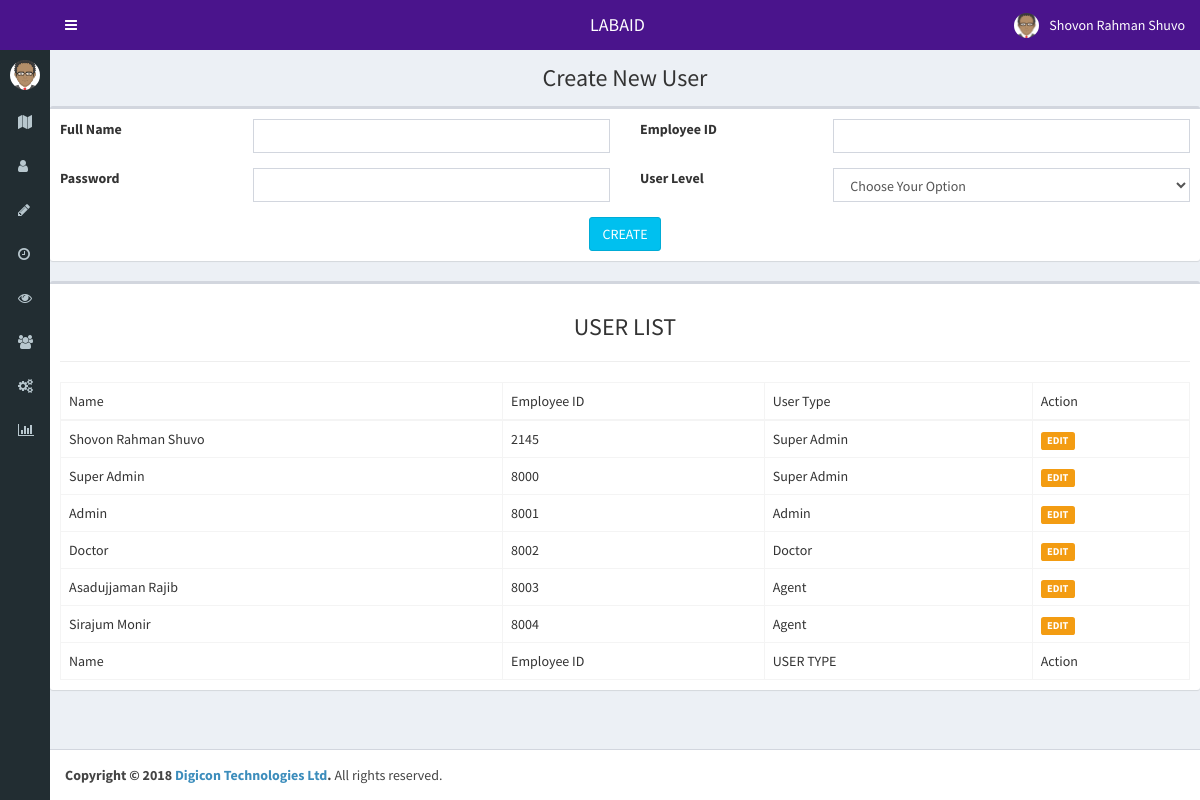
The app's page /user/index.php (signed in) with its own data.
### tables this page shows
CREATE TABLE `user` (
  `id` int(11) NOT NULL AUTO_INCREMENT,
  `full_name` varchar(128) NOT NULL,
  `employee_id` int(128) NOT NULL,
  `password` varchar(128) NOT NULL,
  `user_level` int(1) NOT NULL COMMENT ' super admin = 1;admin=2;doctor = 3;agent = 4;receptionist = 5;',
  PRIMARY KEY (`id`)
);

### user/index.php (the view, shortened to what this page needs)
<?php
  include ('../dbconfig.php');
?>
<!DOCTYPE html>
<html>
<head>
  <?php include('../header.php')?>
</head>
<body class="hold-transition skin-blue sidebar-mini sidebar-collapse">
<div class="wrapper">
  <?php include('../nav.php');?>
  <div class="content-wrapper">
    <section class="content-header">
      <h1 class="text-center">
        Create New User
      </h1>
    </section>
    <section class="content">
        <div class="row">
          <div class="box">
            <div class="box-body">
              <form action="index.php" method="post">
                <div class="form-group row">
                  <label for="full_name" class="col-sm-2 col-form-label">Full Name</label></label>
                  <div class="col-sm-4">
                    <input  type="text" class="form-control" id="full_name" name="full_name">
                  </div>
                  <label for="employee_id" class="col-sm-2 col-form-label">Employee ID</label></label>
                  <div class="col-sm-4">
                    <input  type="text" class="form-control" id="employee_id" name="employee_id">
                  </div>
                </div>
                <div class="form-group row">
                  <label for="password" class="col-sm-2 col-form-label">Password</label></label>
                  <div class="col-sm-4">
                    <input  type="password" class="form-control" id="password" name="password"  minlength="6" maxlength="10" size="10">
                  </div>
                  <label for="user_level" class="col-sm-2 col-form-label">User Level</label></label>
                  <div class="col-sm-4">
                    <select class="form-control" name="user_level" id="user_level" required>
                      <option value="">Choose Your Option</option>
                    </select>
                  </div>
                </div>
                <center><button class="btn btn-info" type="submit" name="create">CREATE</button></center>
              </form>
            </div>
          </div>
          <div class="box">
            <div class="box-body">
              <center><h3>USER LIST</h3></center>
              <hr>
              <table id="" class="table table-bordered">
                <thead>
                  <tr>
                    <td>Name</td>
                    <td>Employee ID</td>
                    <td>User Type</td>
                    <td>Action</td>
                  </tr>
                </thead>
                <tbody>
                  <?php
                    $user_lists = $conn->query("SELECT * from user")->fetchAll(PDO::FETCH_ASSOC);
                    foreach($user_lists as $user_list):
                  ?>
                  <tr>
                    <td><?php echo $user_list['full_name']?></td>
                    <td><?php echo $user_list['employee_id']?></td>
                    <td>
                        <?php
                            if($user_list['user_level']=="1"){echo "Super Admin";}
                            if($user_list['user_level']=="2"){echo "Admin";}
                            if($user_list['user_level']=="3"){echo "Doctor";}
                            if($user_list['user_level']=="4"){echo "Agent";}
                        ?>
                    </td>
                    <td><label class="label label-warning">EDIT</label></td>
                  </tr>
                  <?php
                    endforeach;
                  ?>
                </tbody>
                <tfoot>
                  <tr>
                    <td>Name</td>
                    <td>Employee ID</td>
                    <td>USER TYPE</td>
                    <td>Action</td>
                  </tr>
                </tfoot>
              </table>
            </div>
          </div>
      </div>
    </section>
  </div>
  <?php include('../footer.php');?>

### header.php (style rules this page uses)
body { overflow-y: hidden !important; }

### records on screen
user: full_name "Shovon Rahman Shuvo", employee "2145", user_level "Super Admin"
user: full_name "Super Admin", employee "8000", user_level "Super Admin"
user: full_name "Admin", employee "8001", user_level "Admin"
user: full_name "Doctor", employee "8002", user_level "Doctor"
user: full_name "Asadujjaman Rajib", employee "8003", user_level "Agent"
user: full_name "Sirajum Monir", employee "8004", user_level "Agent"

### other values on screen
$_SESSION['full_name'] "Shovon Rahman Shuvo"
